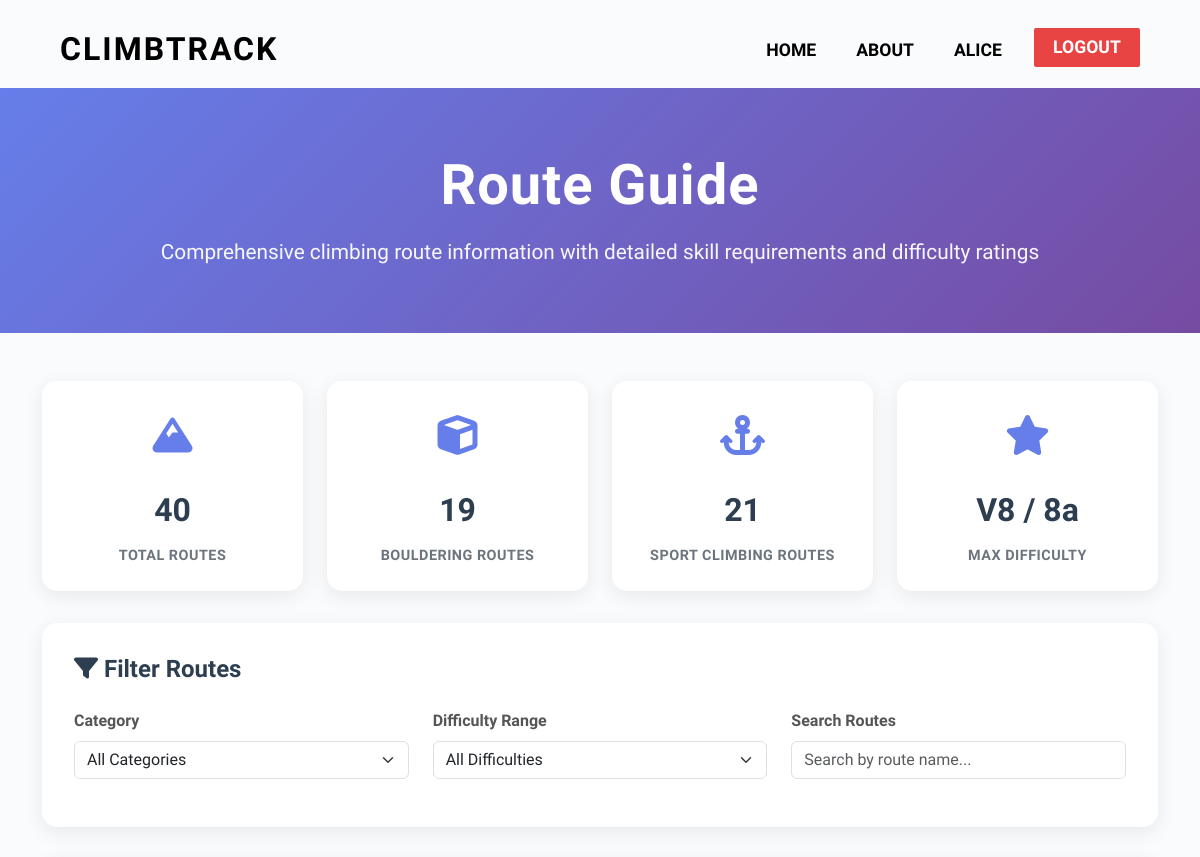
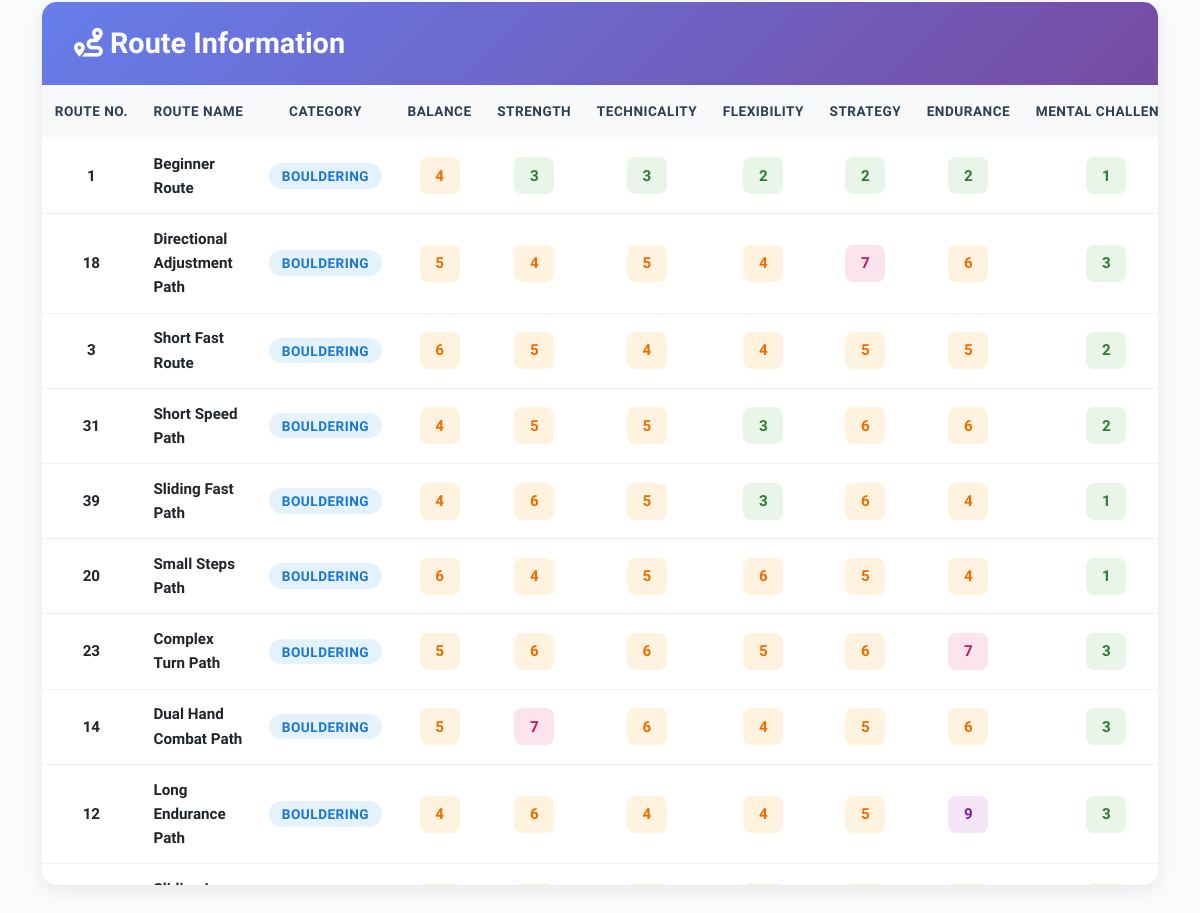
The app's page /routes (signed in) with its own data (2 pictures, top to bottom).
### tables this page shows
CREATE TABLE "routes" (
                id INTEGER PRIMARY KEY AUTOINCREMENT,
                name VARCHAR(200) NOT NULL,
                category VARCHAR(20) NOT NULL CHECK(category IN ('Bouldering', 'Sport Climbing')),
                balance INTEGER NOT NULL CHECK(balance >= 1 AND balance <= 10),
                strength INTEGER NOT NULL CHECK(strength >= 1 AND strength <= 10),
                technicality INTEGER NOT NULL CHECK(technicality >= 1 AND technicality <= 10),
                flexibility INTEGER NOT NULL CHECK(flexibility >= 1 AND flexibility <= 10),
                strategy INTEGER NOT NULL CHECK(strategy >= 1 AND strategy <= 10),
                endurance INTEGER NOT NULL CHECK(endurance >= 1 AND endurance <= 10),
                mental_challenge INTEGER NOT NULL CHECK(mental_challenge >= 1 AND mental_challenge <= 10),
                overall_difficulty VARCHAR(10) NOT NULL,
                description TEXT,
                image_filename VARCHAR(255),
                created_at TIMESTAMP DEFAULT CURRENT_TIMESTAMP,
                updated_at TIMESTAMP DEFAULT CURRENT_TIMESTAMP
            );

### app.py (the view)
@app.route('/routes')
def routes():
    routes_data = RouteService.get_all_routes()
    return render_template('routes.html', routes=routes_data)

### database/dao.py (called while the page is built)
    def get_all_sorted(self) -> List[Dict[str, Any]]:
        query = """
            SELECT * FROM routes
            ORDER BY category,
                     CASE category
                         WHEN 'Bouldering' THEN CAST(SUBSTR(overall_difficulty, 2) AS INTEGER)
                         ELSE overall_difficulty
                     END,
                     name
        """
        results = self.db.execute_query(query)
        return [dict(row) for row in results]

### database/db_manager.py (called while the page is built)
    def get_connection(self) -> sqlite3.Connection:
        if not os.path.exists(self.db_path):
            raise FileNotFoundError(f"数据库文件不存在: {self.db_path}")
        conn = sqlite3.connect(self.db_path)
        conn.row_factory = sqlite3.Row
        return conn

    @contextmanager
    def get_cursor(self, transaction: bool = False):
        conn = self.get_connection()
        cursor = conn.cursor()
        try:
            yield cursor
            if transaction:
                conn.commit()
        except Exception as e:
            if transaction:
                conn.rollback()
            raise e
        finally:
            conn.close()

    def execute_query(self, query: str, params: tuple = (), fetch_one: bool = False, fetch_all: bool = True) -> Any:
        with self.get_cursor() as cursor:
            cursor.execute(query, params)
            if fetch_one:
                return cursor.fetchone()
            elif fetch_all:
                return cursor.fetchall()
            else:
                return cursor.rowcount

### database/services.py (called while the page is built)
    @staticmethod
    def get_all_routes() -> List[Dict[str, Any]]:
        return route_dao.get_all_sorted()

### templates/routes.html (shortened to what this page needs)
<!DOCTYPE html>
<html lang="en">
<head>
    <link href="https://cdn.jsdelivr.net/npm/bootstrap@5.3.0/dist/css/bootstrap.min.css" rel="stylesheet">
    <link href="https://cdnjs.cloudflare.com/ajax/libs/font-awesome/6.0.0/css/all.min.css" rel="stylesheet">
</head>
<body>
    <nav class="navbar navbar-expand-lg navbar-custom">
        <div class="container-fluid">
            <a class="navbar-brand" href="/">ClimbTrack</a>
            <div class="collapse navbar-collapse justify-content-end">
                <ul class="navbar-nav mb-2 mb-lg-0">
                    <li class="nav-item"><a class="nav-link" href="/">Home</a></li>
                    <li class="nav-item"><a class="nav-link" href="{{ url_for('about') }}">About</a></li>
                    {% if session.get('user') %}
                        <li class="nav-item"><a class="nav-link" href="{{ url_for('profile') }}">{{ session['user'] }}</a></li>
                        <li class="nav-item"><a class="btn btn-login" href="{{ url_for('logout') }}">Logout</a></li>
                    {% else %}
                        <li class="nav-item"><a class="btn btn-login" href="{{ url_for('login') }}">Login</a></li>
                    {% endif %}
                </ul>
            </div>
        </div>
    </nav>
    <section class="hero-section">
        <div class="container">
            <h1 class="hero-title">Route Guide</h1>
            <p class="hero-subtitle">Comprehensive climbing route information with detailed skill requirements and difficulty ratings</p>
        </div>
    </section>
    <section class="content-section">
        <div class="container">
            <div class="stats-summary">
                <div class="stat-card">
                    <div class="stat-icon"><i class="fas fa-mountain"></i></div>
                    <div class="stat-number">{{ routes|length }}</div>
                    <div class="stat-label">Total Routes</div>
                </div>
                <div class="stat-card">
                    <div class="stat-icon"><i class="fas fa-cube"></i></div>
                    <div class="stat-number">{{ routes|selectattr('category', 'equalto', 'Bouldering')|list|length }}</div>
                    <div class="stat-label">Bouldering Routes</div>
                </div>
                <div class="stat-card">
                    <div class="stat-icon"><i class="fas fa-anchor"></i></div>
                    <div class="stat-number">{{ routes|selectattr('category', 'equalto', 'Sport Climbing')|list|length }}</div>
                    <div class="stat-label">Sport Climbing Routes</div>
                </div>
                <div class="stat-card">
                    <div class="stat-icon"><i class="fas fa-star"></i></div>
                    <div class="stat-number">
                        {% set v_grades = routes|selectattr('category', 'equalto', 'Bouldering')|map(attribute='overall_difficulty')|list %}
                        {% set sport_grades = routes|selectattr('category', 'equalto', 'Sport Climbing')|map(attribute='overall_difficulty')|list %}
                        {% if v_grades and sport_grades %}
                            {{ v_grades|max }} / {{ sport_grades|max }}
                        {% elif v_grades %}
                            {{ v_grades|max }}
                        {% elif sport_grades %}
                            {{ sport_grades|max }}
                        {% else %}
                            N/A
                        {% endif %}
                    </div>
                    <div class="stat-label">Max Difficulty</div>
                </div>
            </div>
            <div class="filter-controls">
                <h4 class="filter-title"><i class="fas fa-filter"></i> Filter Routes</h4>
                <div class="row">
                    <div class="col-md-4">
                        <div class="filter-group">
                            <label for="categoryFilter">Category</label>
                            <select class="form-select" id="categoryFilter">
                                <option value="">All Categories</option>
                            </select>
                        </div>
                    </div>
                    <div class="col-md-4">
                        <div class="filter-group">
                            <label for="difficultyFilter">Difficulty Range</label>
                            <select class="form-select" id="difficultyFilter">
                                <option value="">All Difficulties</option>
                            </select>
                        </div>
                    </div>
                    <div class="col-md-4">
                        <div class="filter-group">
                            <label for="searchFilter">Search Routes</label>
                            <input type="text" class="form-control" id="searchFilter" placeholder="Search by route name...">
                        </div>
                    </div>
                </div>
            </div>
            <div class="routes-table-container">
                <div class="table-header">
                    <h3><i class="fas fa-route"></i> Route Information</h3>
                </div>
                <div class="table-responsive">
                    <table class="table routes-table" id="routesTable">
                        <thead>
                            <tr>
                                <th>Route No.</th>
                                <th>Route Name</th>
                                <th>Category</th>
                                <th>Balance</th>
                                <th>Strength</th>
                                <th>Technicality</th>
                                <th>Flexibility</th>
                                <th>Strategy</th>
                                <th>Endurance</th>
                                <th>Mental Challenge</th>
                            </tr>
                        </thead>
                        <tbody>
                            {% for route in routes %}
                            <tr class="route-row"
                                data-category="{{ route.category }}"
                                data-difficulty="{{ route.overall_difficulty }}"
                                data-name="{{ route.name.lower() }}">
                                <td><strong>{{ route.id }}</strong></td>
                                <td class="route-name">{{ route.name }}</td>
                                <td>
                                    <span class="route-category {% if route.category == 'Bouldering' %}category-bouldering{% else %}category-sport{% endif %}">
                                        {{ route.category }}
                                    </span>
                                </td>
                                <td><span class="difficulty-score difficulty-{{
                                    '1-3' if route.balance <= 3 else
                                    '4-6' if route.balance <= 6 else
                                    '7-8' if route.balance <= 8 else
                                    '9-10' }}">{{ route.balance }}</span></td>
                                <td><span class="difficulty-score difficulty-{{
                                    '1-3' if route.strength <= 3 else
                                    '4-6' if route.strength <= 6 else
                                    '7-8' if route.strength <= 8 else
                                    '9-10' }}">{{ route.strength }}</span></td>
                                <td><span class="difficulty-score difficulty-{{
                                    '1-3' if route.technicality <= 3 else
                                    '4-6' if route.technicality <= 6 else
                                    '7-8' if route.technicality <= 8 else
                                    '9-10' }}">{{ route.technicality }}</span></td>
                                <td><span class="difficulty-score difficulty-{{
                                    '1-3' if route.flexibility <= 3 else
                                    '4-6' if route.flexibility <= 6 else
                                    '7-8' if route.flexibility <= 8 else
                                    '9-10' }}">{{ route.flexibility }}</span></td>
                                <td><span class="difficulty-score difficulty-{{
                                    '1-3' if route.strategy <= 3 else
                                    '4-6' if route.strategy <= 6 else
                                    '7-8' if route.strategy <= 8 else
                                    '9-10' }}">{{ route.strategy }}</span></td>
                                <td><span class="difficulty-score difficulty-{{
                                    '1-3' if route.endurance <= 3 else
                                    '4-6' if route.endurance <= 6 else
                                    '7-8' if route.endurance <= 8 else
                                    '9-10' }}">{{ route.endurance }}</span></td>
                                <td><span class="difficulty-score difficulty-{{
                                    '1-3' if route.mental_challenge <= 3 else
                                    '4-6' if route.mental_challenge <= 6 else
                                    '7-8' if route.mental_challenge <= 8 else
                                    '9-10' }}">{{ route.mental_challenge }}</span></td>
                            </tr>
                            {% endfor %}
                        </tbody>
                    </table>
                </div>
            </div>
        </div>
    </section>
</body>
</html>

### templates/routes.html (style rules this page uses)
body { font-family: 'Saira Condensed', Arial, sans-serif; background: #FAFBFC; line-height: 1.6; color: #2c3e50; }
.navbar-custom { background: transparent; padding: 1.2rem 3rem 0.5rem 3rem; }
.navbar-custom .navbar-brand { color: #000; font-size: 2rem; font-weight: 700; letter-spacing: 2px; text-transform: uppercase; }
.navbar-custom .nav-link { color: #000; font-size: 1.1rem; font-weight: 700; margin-right: 1.5rem; text-transform: uppercase; }
.navbar-custom .btn-login { background: #E84444; color: #fff; border: none; border-radius: 2px; padding: 0.4rem 1.2rem; font-weight: 700; text-transform: uppercase; font-size: 1.1rem; }
.hero-section { padding: 4rem 0 2rem 0; background: linear-gradient(135deg, #667eea 0%, #764ba2 100%); color: white; text-align: center; }
.hero-title { font-size: 3.5rem; font-weight: 700; margin-bottom: 1rem; letter-spacing: 1px; }
.hero-subtitle { font-size: 1.3rem; opacity: 0.95; font-weight: 400; margin-bottom: 2rem; }
.content-section { padding: 3rem 0; }
.filter-controls { background: white; border-radius: 15px; padding: 2rem; margin-bottom: 2rem; box-shadow: 0 5px 20px rgba(0,0,0,0.08); }
.filter-title { font-size: 1.5rem; font-weight: 700; color: #2c3e50; margin-bottom: 1.5rem; }
.filter-group { margin-bottom: 1rem; }
.filter-group label { font-weight: 600; color: #555; margin-bottom: 0.5rem; display: block; }
.routes-table-container { background: white; border-radius: 15px; padding: 0; box-shadow: 0 5px 20px rgba(0,0,0,0.08); overflow: hidden; }
.table-header { background: linear-gradient(135deg, #667eea 0%, #764ba2 100%); color: white; padding: 1.5rem 2rem; margin: 0; }
.table-header h3 { margin: 0; font-size: 1.8rem; font-weight: 700; }
.routes-table { margin: 0; font-size: 0.95rem; }
.routes-table thead th { background: #f8f9fa; border: none; padding: 1rem 0.8rem; font-weight: 700; color: #2c3e50; text-align: center; white-space: nowrap; font-size: 0.85rem; text-transform: uppercase; letter-spacing: 0.5px; position: sticky; top: 0; z-index: 10; }
.routes-table tbody td { padding: 0.8rem; border-bottom: 1px solid #f0f0f0; text-align: center; vertical-align: middle; }
.route-name { font-weight: 600; color: #2c3e50; text-align: left !important; max-width: 200px; }
.route-category { font-weight: 600; padding: 0.3rem 0.8rem; border-radius: 20px; font-size: 0.85rem; text-transform: uppercase; letter-spacing: 0.5px; }
.category-bouldering { background: #e3f2fd; color: #1976d2; }
.difficulty-score { font-weight: 600; padding: 0.4rem 0.6rem; border-radius: 8px; min-width: 40px; display: inline-block; }
.difficulty-1-3 { background: #e8f5e8; color: #2e7d32; }
.difficulty-4-6 { background: #fff3e0; color: #ef6c00; }
.difficulty-7-8 { background: #fce4ec; color: #c2185b; }
.difficulty-9-10 { background: #f3e5f5; color: #7b1fa2; }
.stats-summary { display: grid; grid-template-columns: repeat(auto-fit, minmax(200px, 1fr)); gap: 1.5rem; margin-bottom: 2rem; }
.stat-card { background: white; border-radius: 15px; padding: 1.5rem; text-align: center; box-shadow: 0 5px 20px rgba(0,0,0,0.08); transition: transform 0.3s ease; }
.stat-icon { font-size: 2.5rem; margin-bottom: 1rem; color: #667eea; }
.stat-number { font-size: 2rem; font-weight: 700; color: #2c3e50; margin-bottom: 0.5rem; }
.stat-label { color: #6c757d; font-weight: 600; text-transform: uppercase; letter-spacing: 0.5px; font-size: 0.9rem; }
.table-responsive { max-height: 800px; overflow-y: auto; }

### records on screen
routes: id "1", name "Beginner Route", category "BOULDERING", balance "4", strength "3", technicality "3", flexibility "2", strategy "2", endurance "2", mental_challenge "1"
routes: id "18", name "Directional Adjustment Path", category "BOULDERING", balance "5", strength "4", technicality "5", flexibility "4", strategy "7", endurance "6", mental_challenge "3"
routes: id "3", name "Short Fast Route", category "BOULDERING", balance "6", strength "5", technicality "4", flexibility "4", strategy "5", endurance "5", mental_challenge "2"
routes: id "31", name "Short Speed Path", category "BOULDERING", balance "4", strength "5", technicality "5", flexibility "3", strategy "6", endurance "6", mental_challenge "2"
routes: id "39", name "Sliding Fast Path", category "BOULDERING", balance "4", strength "6", technicality "5", flexibility "3", strategy "6", endurance "4", mental_challenge "1"
routes: id "20", name "Small Steps Path", category "BOULDERING", balance "6", strength "4", technicality "5", flexibility "6", strategy "5", endurance "4", mental_challenge "1"
routes: id "23", name "Complex Turn Path", category "BOULDERING", balance "5", strength "6", technicality "6", flexibility "5", strategy "6", endurance "7", mental_challenge "3"
routes: id "14", name "Dual Hand Combat Path", category "BOULDERING", balance "5", strength "7", technicality "6", flexibility "4", strategy "5", endurance "6", mental_challenge "3"
routes: id "12", name "Long Endurance Path", category "BOULDERING", balance "4", strength "6", technicality "4", flexibility "4", strategy "5", endurance "9", mental_challenge "3"

### other values on screen
{{ session['user'] }} "ALICE"
{{ routes|length }} "40"
{{ routes|selectattr('category', 'equalto', 'Bouldering')|list|length }} "19"
{{ routes|selectattr('category', 'equalto', 'Sport Climbing')|list|length }} "21"
{{ v_grades|max }} "V8"
{{ sport_grades|max }} "8a"
